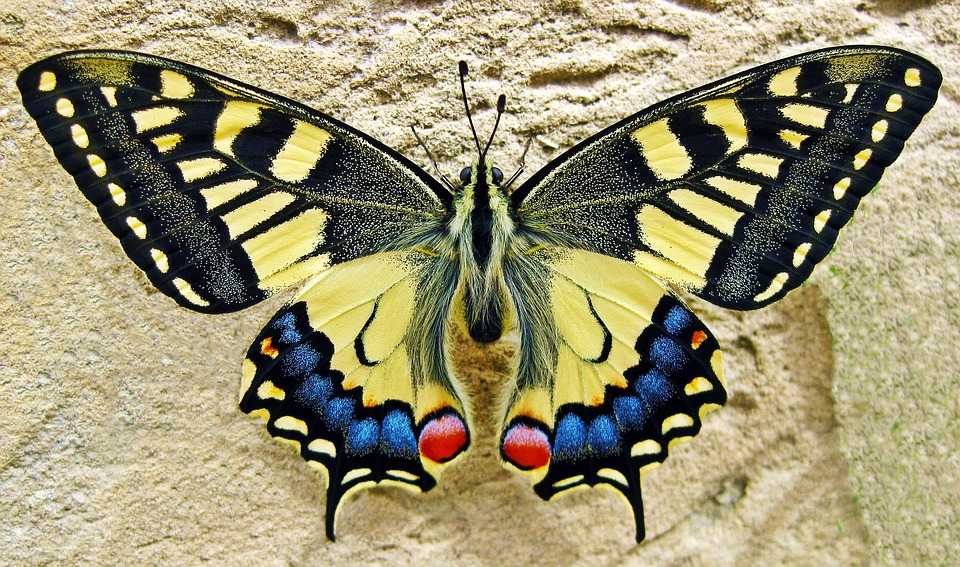
#> input picture solutions/butterfly.png, 960 x 567 px; the run also reads 1 picture not shown here
$ jupyter execute 04-numpy.ipynb   (shell and % lines are left out)   (older library calls are emulated)
#> lines starting #> are read from the running program, lines starting #| are printed output that depends on the picture
<a rel="license" href="http://creativecommons.org/licenses/by-sa/4.0/"></a><div align="center">This work is licensed under a <a rel="license" href="http://creativecommons.org/licenses/by-sa/4.0/">Creative Commons Attribution-ShareAlike 4.0 International License</a>.</div>

---

## Preamble

Import NumPy here so we are sure we can use it throughout the notebook.

[cell 1]
import numpy as np

----

## Exercise 4.A

Write a function `plotfn(xs, f)` that takes two arguments: a list (or array) of numbers `xs` and a mathematical function `f` (one single numerical argument, returns a number) and plots the graph of `f` on the domain `xs`.

First, let us make sure that the graphics modules are loaded and graphics is displayed inline in the notebook.

[cell 2]

import matplotlib.pyplot as plt
import seaborn as sea
sea.set_style('darkgrid')

Now, on to the solution proper:

[cell 3]
def plotfn(xs, f):
    ys = list(map(f, xs))
    return plt.plot(xs, ys)

We can check the solution by graphing a few well-known functions:

[cell 4]
xs = [0, 1, 2, 3, 4, 5, 6, 7, 8, 9]

[cell 5]
def f1(x):
    return x

plotfn(xs, f1)
#> figure, not shown here; curve peaks at x = 9, y = 9

[cell 6]
def f2(x):
    return x*x

plotfn(xs, f2)
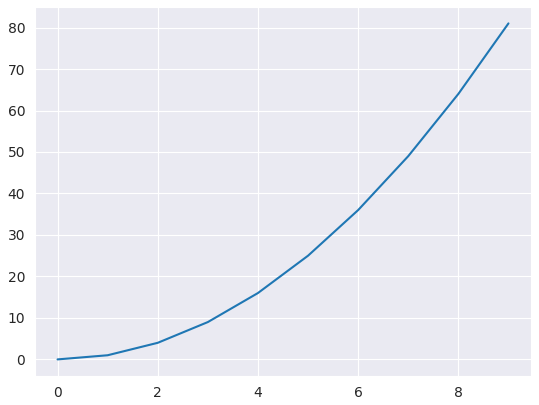
#> figure drawn by matplotlib, 1 panel; curve peaks at x = 9, y = 81

[cell 7]
from math import sqrt

def f3(x):
    return sqrt(x)

plotfn(xs, f3)
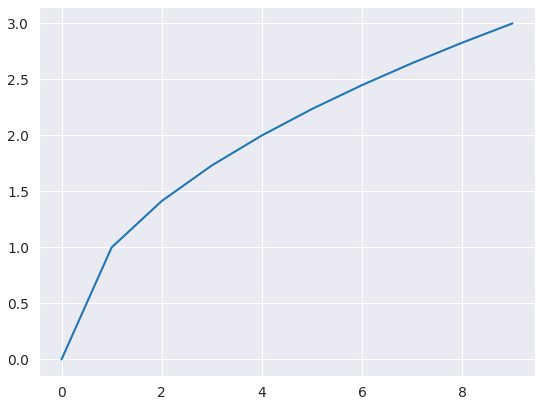
#> figure drawn by matplotlib, 1 panel; curve peaks at x = 9, y = 3

### Bonus points

Make a `plotfn2(xs, f, filename)` function that is just like `plotfn()` but takes an additional argument (a file name) and saves the figure into that file.

This requires that we change the structure of the function code a bit and explicitly grab the *axes* (for drawing) and *figure* object (for saving).

[cell 8]
def plotfn2(xs, f, filename):
    ax, fig = plt.subplots(1, 1, figsize=[10, 7])
    # do the drawing
    ys = map(f, xs)
    ax.plot(xs, ys)
    # save figure
    fig.savefig(filename)
    return ax

### More bonus points

Write a `plotfn3(xs, fs)` function that is exactly like `plotfn(xs, f)` but takes a list of mathematical functions `fs` (instead of a single function `f`) and plots all of them (on the same "graph paper").

We can adapt the structure of the `plotfn2()` function, and just loop the "drawing" part over the list of functions `fs`:

[cell 9]
def plotfn3(xs, fs):
    fig, ax = plt.subplots(1, 1, figsize=[10, 7])
    # do the drawing
    for f in fs:
        ys = list(map(f, xs))
        ax.plot(xs, ys)
    return ax

[cell 10]
plotfn3(xs, [f1, f2, f3])
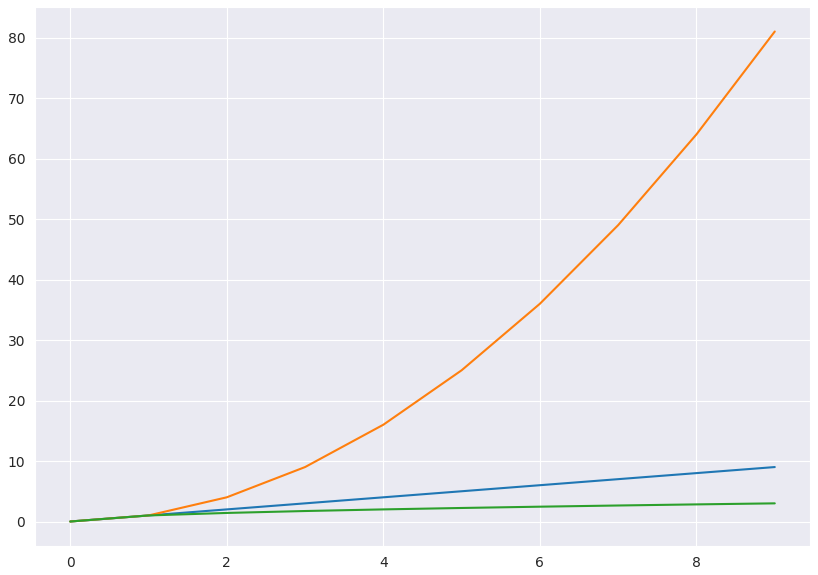
#> figure drawn by matplotlib, 1 panel; curve peaks at x = 9, y = 9; curve peaks at x = 9, y = 81; curve peaks at x = 9, y = 3

----

### Exercise 4.B

Plot the graph of function $f(x) = 1/x$

[cell 11]
# the x-axis interval
x = np.arange(0, 1, 0.01) # it would be better to start at 0 + (a small amount)

# use "broadcasting" to compute the y-values
y = 1.0 / x

# plot!
plt.plot(x, y)
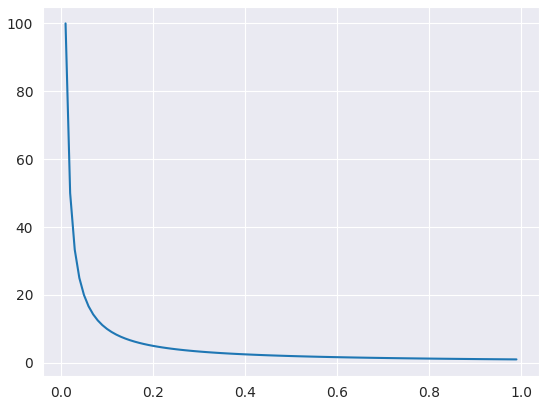
#> figure drawn by matplotlib, 1 panel

----

### Exercise 4.C

What is the exact size of the butterfly picture?

What are the dimensions of the `img1` array?

[cell 12]
# load the butterfly picture
from matplotlib.image import imread
img1 = imread('butterfly.png')
#> img1 is the input picture: shape (567, 960, 3) float32; mean R, G, B 0.602, 0.573, 0.44

# `.shape` is the size of the array in each dimension
print(img1.shape)
#| (567, 960, 3)

Documentation for the [`matplotlib.image.imread`](https://matplotlib.org/api/_as_gen/matplotlib.pyplot.imread.html) function states that the returned array is $M \times N \times 3$ for an RGB image, so the `butterfly.png` picture is 567 pixel high and 960 pixel wide.

----

### Exercise 4.D

Plot the functions $sin(x)$ and $2 \cdot cos(x) - 1$ on the interval $[-\pi, +\pi]$.

[cell 13]
# the x-axis interval
x = np.arange(-np.pi, +np.pi, 0.01)

# use "broadcasting" to compute the y-values
y1 = np.sin(x)
y2 = 2*np.cos(x) - 1

# plot!
fig, ax = plt.subplots()
ax.plot(x, y1)
ax.plot(x, y2)
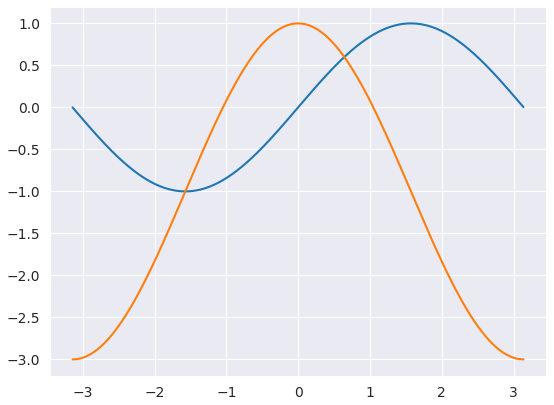
#> figure drawn by matplotlib, 1 panel; curve peaks at x = 1.57, y = 1; curve peaks at x = -0.00159, y = 1

----

### Exercise 4.E

Define a function `gaussian(mu, sigma, X)` which, given an array `X` of numbers and real-valued coefficients `mu` and `sigma`,  computes the values of the Gaussian function $g_{\mu, \sigma}(x) = \frac{1}{\sigma \sqrt{2\pi}} \cdot \mathrm{e}^{-(x-\mu)^2/2\sigma^2}$ over all items $x$ in `X`.  Plot the results of `gaussian(0, 1, X)` when `X` is the real interval $[-2, +2]$.

[cell 14]
def _gaussian(mu, sigma, x):
    "Compute values of a Gaussian over items of array `x`."
    return 1/(sigma * np.sqrt(2*np.pi)) * np.exp(-(x - mu)**2 / (2 * sigma**2))

gaussian = np.vectorize(_gaussian)

We can make a simple plot to check:

[cell 15]
# extrema of the interval [-2, +2]
u = 2

# sampling interval
d = 0.01

# x-axis points
xs = np.arange(-u, +u, d)

# y-values
ys = gaussian(0.0, 1.0, xs)

# plot!
plt.plot(xs, ys)
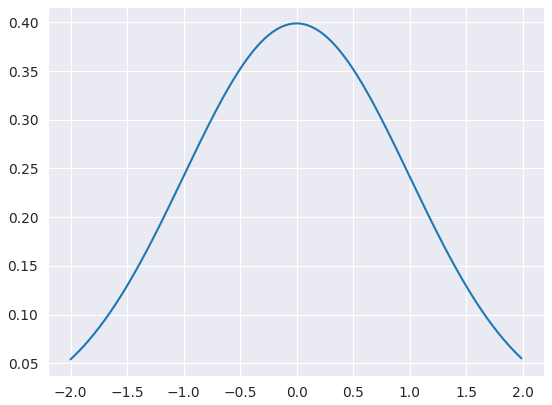
#> figure drawn by matplotlib, 1 panel; curve peaks at x = 1.78e-15, y = 0.399

----

### Exercise 4.F

To convert an image from RGB to gray scale, the following approximate procedure can be applied:

1. Convert each channel value of each pixel to an intensity value in the (real) range $[0, 1]$
2. Transform each intensity value $c$ according to the formula $c \mapsto ((c + 0.055) / 1.055)^{2.4}$
3. The gray intensity $y$ is defined by the formula: $y = 0.2126\cdot r + 0.7152\cdot g + 0.0722 \cdot b$.

Make a gray-scale version of the `butterfly.png` image and show it.

(For more information, see the [Wikipedia page "Grayscale"](https://en.wikipedia.org/wiki/Grayscale#Converting_color_to_grayscale))

[cell 16]
# read image into `img1`
from matplotlib.image import imread
img1 = imread('butterfly.png')

# copy into new array of dtype "float"
img2 = np.array(img1, dtype=np.float)

# 1. rescale intensities to interval [0,1]
img2 /= 255

# 2. transform intensity values (use in-place modification to avoid copies)
img2 += 0.055
img2 /= 1.055
img2 **= 2.4

# 3. linear combination of the three color channels
r = img2[:, :, 0]
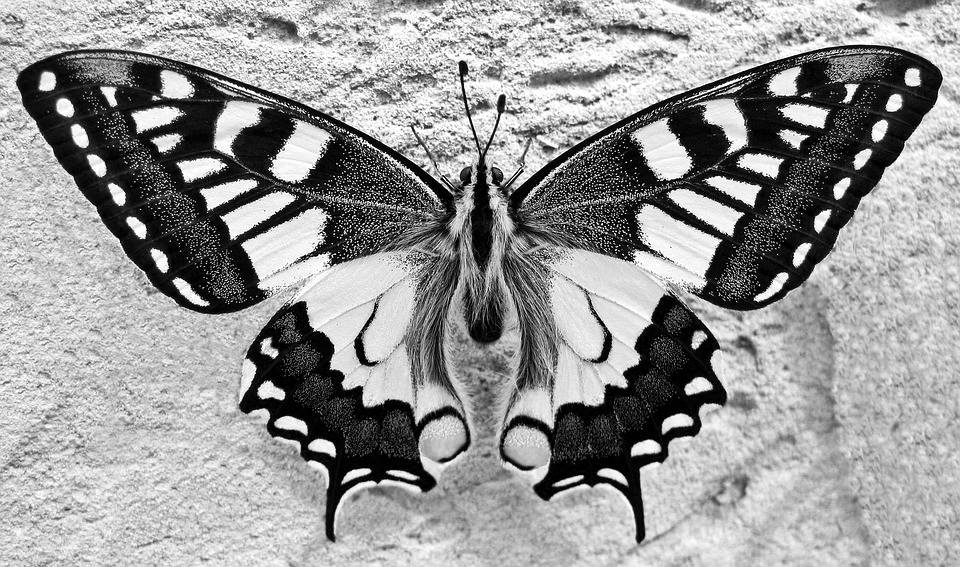
#> r: shape (567, 960) float64; min 0.000834, max 0.000984, mean 0.000923; drawn with min black and max white
g = img2[:, :, 1]
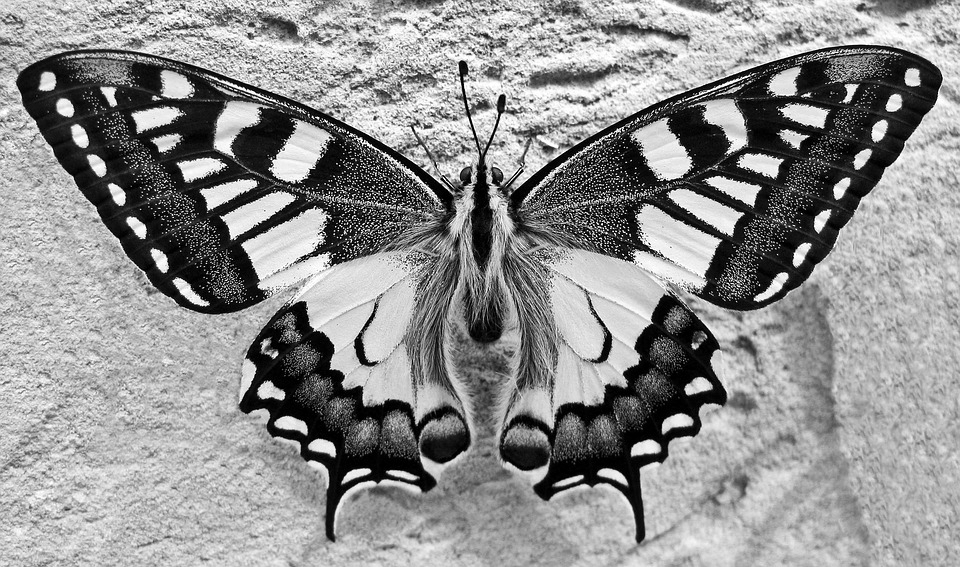
#> g: shape (567, 960) float64; min 0.000834, max 0.000984, mean 0.000919; drawn with min black and max white
b = img2[:, :, 2]
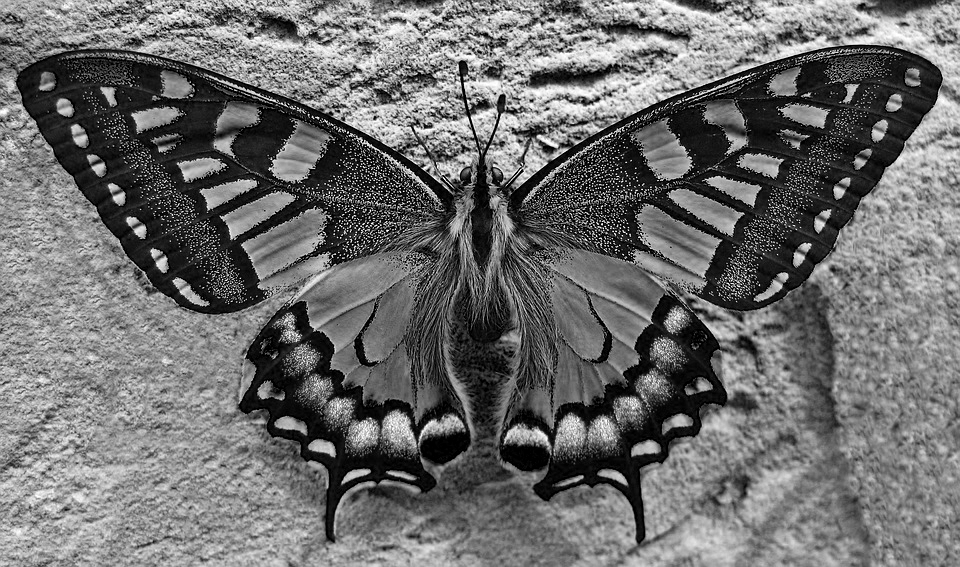
#> b: shape (567, 960) float64; min 0.000834, max 0.000984, mean 0.000898; drawn with min black and max white
y = 0.2126*r + 0.7152*g + 0.0722*b

# rescale `y` to use the full 0.0--1.0 range
y -= np.min(y)
y /= np.max(y)

# now show the grayscale image
plt.imshow(y, cmap='gray')

We can also load the `gray-butterfly.png` image (converted by ImageMagick) and plot the difference of the two:

[cell 17]
# load grayscaled image
Y = imread('gray-butterfly.png')

# compute difference image
delta = np.abs(Y-y)
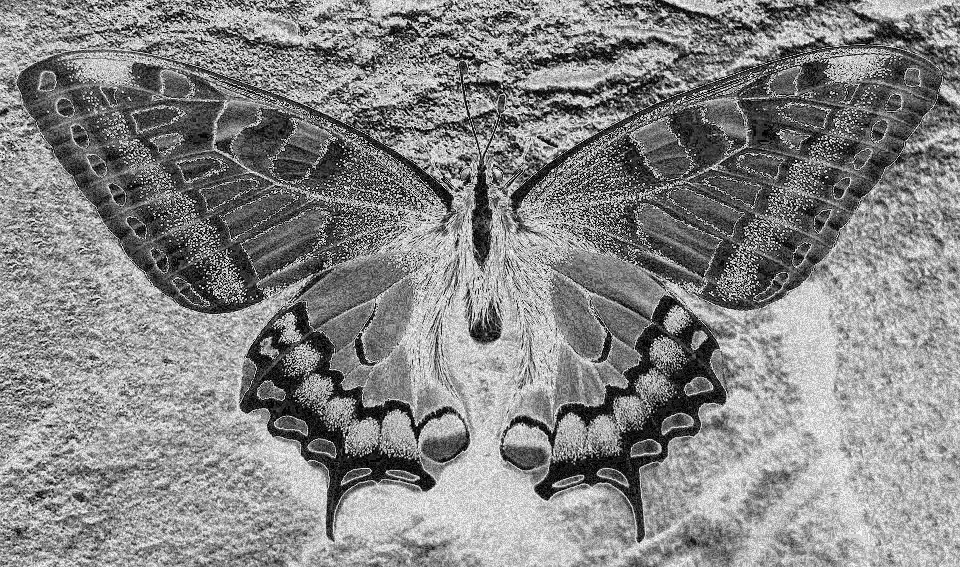
#> delta: shape (567, 960) float64; min 0, max 0.014, mean 0.00738; drawn with min black and max white

# show it
plt.imshow(delta, cmap='gray')
